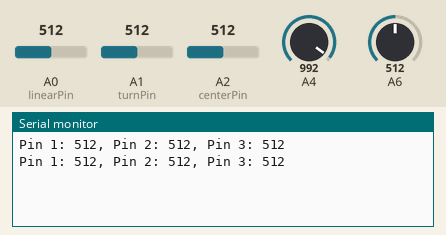
Simulated run of this sketch. Board: Arduino Uno, built with avr-gcc and run on an emulated ATmega328P. Parts: the last lines printed to the serial monitor. The inputs (shaded band) are chosen by the test bench; at power-on: A0 (linearPin) = 512, A1 (turnPin) = 512, A6 = 512, A4 = 992, A2 (centerPin) = 512.

Above: at 1.2 s.
1.3 s: A0 (linearPin) set to 716
At 2.6 s:
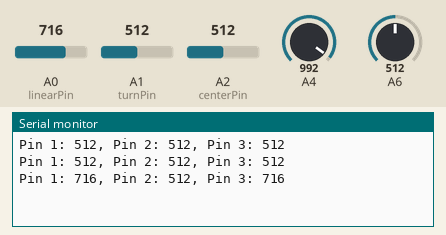
2.8 s: A1 (turnPin) set to 716
At 3.8 s:
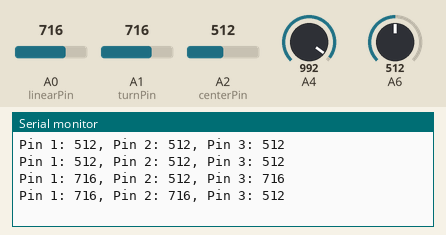
4.3 s: A6 set to 306
At 5.6 s:
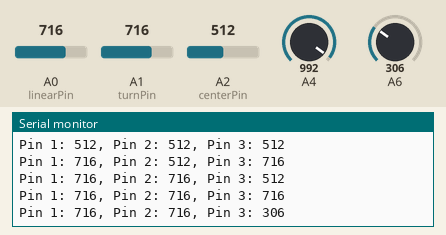
5.8 s: A4 set to 992
At 6.5 s:
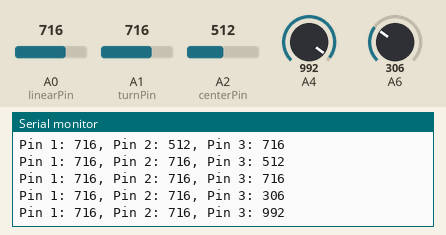
7.3 s: A0 (linearPin) set to 992
At 8.6 s:
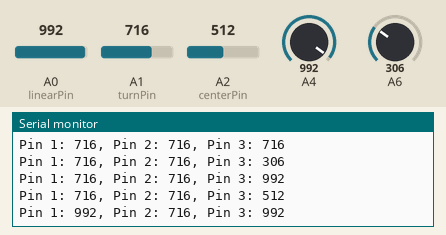
8.8 s: A1 (turnPin) set to 992
At 9.8 s:
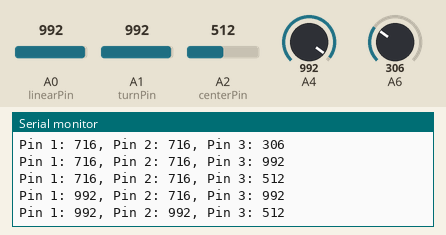
Timing chart, 0 to 11.3 s (numbered marks = the images above; inputs shaded):
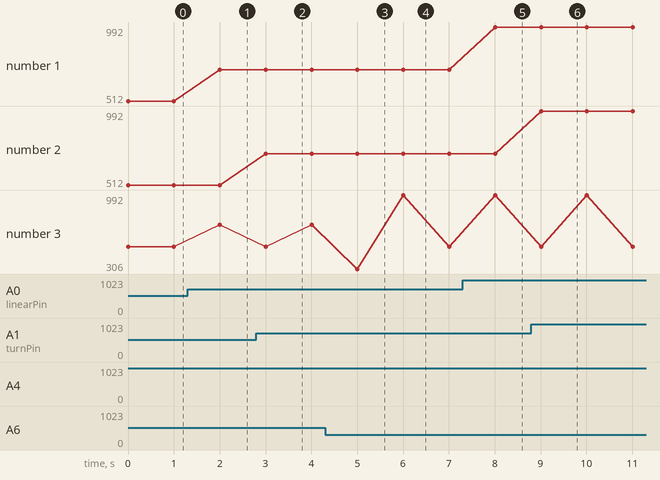

The sketch:

joystick_test.ino
```cpp
int linearPin = A0;   // select the input pin for the potentiometer
int turnPin = A1;
int centerPin = A2;

int linear = 0;  // variable to store the value coming from the sensor
int turn = 0;
int center = 0;

void setup() {

  Serial.begin(115200);
}

void loop() {
  // read the value from the sensor:
  linear = analogRead(linearPin);
  turn = analogRead(turnPin);
  center = analogRead(center);
  Serial.print("Pin 1: ");
  Serial.print(linear);
  Serial.print(", Pin 2: ");
  Serial.print(turn);
  Serial.print(", Pin 3: ");
  Serial.print(center);
  Serial.println("");
  delay(1000);
}

/*
voltage 12.08V

Pin1 center = 390
Pin1 max = 470
Pin1 min = 310

Pin2 center = 386/387
Pin2 min = 308
Pin2 max = 466

Pin3 center = 398 /0
Pin3 max =
Pin3 min =
Pin 3 values follow pin1 alternating with 0
*/
```

Measured:
- after the input at 1.3 s, the serial monitor: prints a new line after 0.70 s (image 1)
- after the input at 2.8 s, the serial monitor: prints a new line after 0.20 s (image 2)
- after the input at 4.3 s, the serial monitor: prints a new line after 0.71 s (image 3)
- after the input at 5.8 s, the serial monitor: prints a new line after 0.21 s (image 4)
- after the input at 7.3 s, the serial monitor: prints a new line after 0.71 s (image 5)
- after the input at 8.8 s, the serial monitor: prints a new line after 0.21 s (image 6)
- plotted number 1: 512 → 716 after the input at 1.3 s
- plotted number 3: 512 → 716 after the input at 1.3 s, 716 → 306 after the input at 4.3 s
